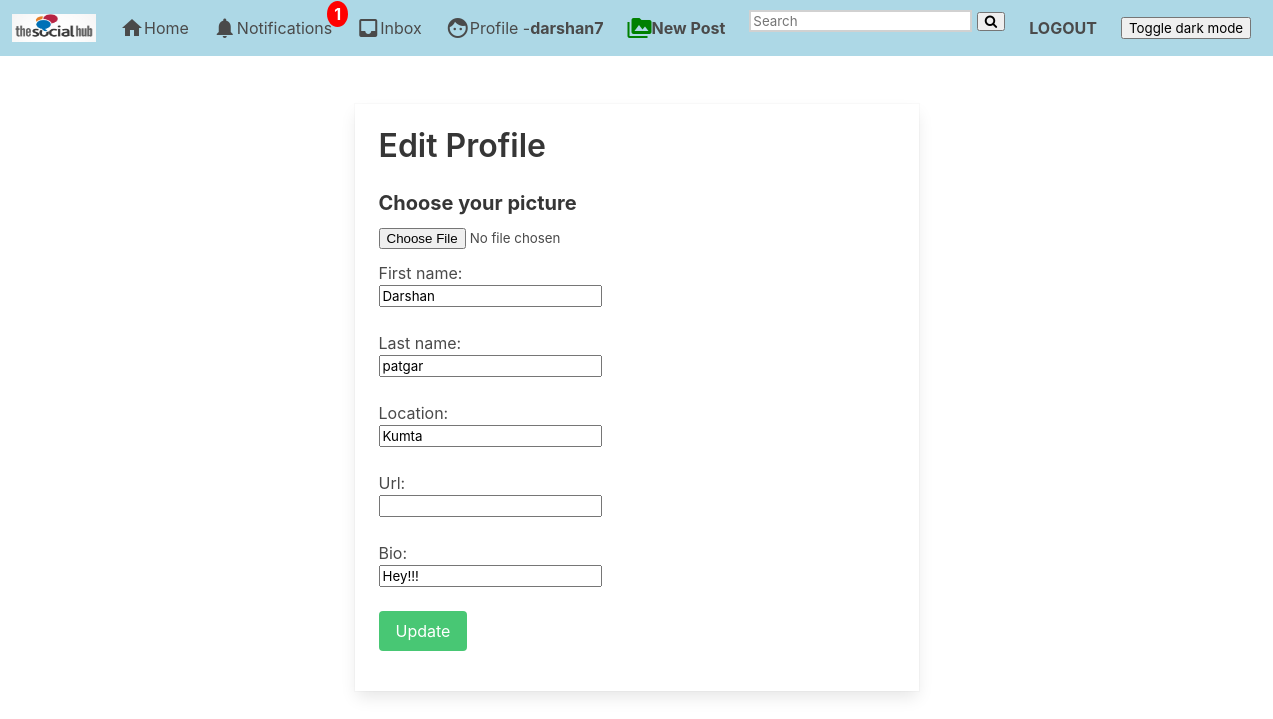
The page /profile/edit (signed in) on the database its author committed.
### authy/models.py (models this page shows, shortened)
class Profile(models.Model):
	user = models.OneToOneField(User, on_delete=models.CASCADE, related_name='profile')
	first_name = models.CharField(max_length=50, null=True, blank=True)
	last_name = models.CharField(max_length=50, null=True, blank=True)
	location = models.CharField(max_length=50, null=True, blank=True)
	url = models.CharField(max_length=80, null=True, blank=True)
	profile_info = models.TextField(max_length=150, null=True, blank=True)
	created = models.DateField(auto_now_add=True)
	favorites = models.ManyToManyField(Post)
	picture = models.ImageField(upload_to=user_directory_path, blank=True, null=True, verbose_name='Picture')

### authy/views.py (the view)
# urls.py: path('profile/edit', EditProfile, name='edit-profile'),
@login_required
def EditProfile(request):
	user = request.user.id
	profile = Profile.objects.get(user__id=user)
	print(profile.first_name)
	BASE_WIDTH = 400
	if request.method == 'POST':
		form = EditProfileForm(request.POST, request.FILES)
		if form.is_valid():
			profile.picture = form.cleaned_data.get('picture')
			profile.first_name = form.cleaned_data.get('first_name')
			profile.last_name = form.cleaned_data.get('last_name')
			profile.location = form.cleaned_data.get('location')
			profile.url = form.cleaned_data.get('url')
			profile.profile_info = form.cleaned_data.get('profile_info')
			profile.save()
			return redirect('index')
	else:
		form = EditProfileForm()
	context = {
		'form':form,
		'profile':profile
	}
	return render(request, 'edit_profile.html', context)

### authy/forms.py
class EditProfileForm(forms.ModelForm):
	picture = forms.ImageField(required=False)
	first_name = forms.CharField(widget=forms.TextInput(), max_length=50, required=False)
	last_name = forms.CharField(widget=forms.TextInput(), max_length=50, required=False)
	location = forms.CharField(widget=forms.TextInput(), max_length=25, required=False)
	url = forms.URLField(widget=forms.TextInput(), max_length=60, required=False)
	profile_info = forms.CharField(widget=forms.TextInput(), max_length=260, required=False)
	class Meta:
		model = Profile
		fields = ('picture', 'first_name', 'last_name', 'location', 'url', 'profile_info')

### direct/views.py (called while the page is built)
def checkDirects(request):
	directs_count = 0
	if request.user.is_authenticated:
		directs_count = Message.objects.filter(user=request.user, is_read=False).count()
	return {'directs_count':directs_count}

### notifications/views.py (called while the page is built)
def CountNotifications(request):
	count_notifications = 0
	if request.user.is_authenticated:
		count_notifications = Notification.objects.filter(user=request.user, is_seen=False).count()
	return {'count_notifications':count_notifications}

### social_book/templates/edit_profile.html (shortened to what this page needs)
{% extends 'base.html' %}
{% load static %}
{% block content %}
<div class="columns is-mobile">
  <div class="column is-half is-offset-one-quarter">
    <div class="card">
    <div class="card-content">
    <form method="post" enctype="multipart/form-data" action="" role="form">
    <h3 class="title is-3">Edit Profile</h3>
          <div class="field">
              <label class="label is-medium" >Choose your picture</label>
              <div class="file is-boxed">
                {{ form.picture }}
              </div>
          </div>
          <label for="id_first_name">First name:</label><br>
          <input type="text" value="{{  profile.first_name }}" name="first_name" id="id_first_name" class="blabla" maxlength="30" >
          <br><br>
          <label for="id_first_name">Last name:</label><br>
          <input type="text" value="{{  profile.last_name }}" name="last_name" id="id_last_name" class="blabla" maxlength="30" >
          <br><br>
          <label for="id_first_name"> Location:</label><br>
          <input type="text" value="{{  profile.location }}" name="location" id="location" class="blabla" maxlength="30" >
          <br><br>
          <label for="id_first_name">Url:</label><br>
          <input type="text" value="{{  profile.url }}" name="url" id="url" class="blabla" maxlength="30" >
          <br><br>
          <label for="id_first_name">Bio:</label><br>
          <input type="text" value="{{  profile.profile_info }}" name="profile_info" id="url" class="blabla" maxlength="30" >
          <br><br>
      <div class="field">
      <p class="control">
        <button type="submit" value="login" class="button is-success">
          Update
        </button>
      </p>
    </div>
    </form>
  </div>
</div>
  </div>
</div>
{% endblock %}

### social_book/templates/base.html (shortened to what this page needs)
{% load static %}
<!DOCTYPE html>
<html>
  <head>
    <link rel="stylesheet" href="https://cdnjs.cloudflare.com/ajax/libs/font-awesome/4.7.0/css/font-awesome.min.css">
    <link rel="stylesheet" href="{% static 'css/bulma.min.css' %}">
    <link rel="stylesheet" href="{% static 'css/style.css' %}">
  </head>
  <body >
  <nav style="background-color: lightblue; " class="navbar" role="navigation" aria-label="main navigation" >
  <div class="navbar-brand">
    <a class="navbar-item" href="">
      <img src="{% static 'img/as.jpeg' %}" width="84" height="64">
    </a>
  </div>
  <div id="navbarBasicExample" class="navbar-menu">
    <div class="navbar-start">
      <a href="{% url 'index' %}" class="navbar-item">
        <i class="material-icons">home</i>
        Home
      </a>
      <a href="{% url 'show-notifications' %}" class="navbar-item">
        <i class="material-icons">notifications</i>
        Notifications
        {% if count_notifications %}
          <span class="badge">{{ count_notifications }}</span>
        {% endif %}
      </a>
      <a href="{% url 'inbox' %}" class="navbar-item">
        <i class="material-icons">inbox</i>
        Inbox
      </a>
      <a href="{% url 'profile' request.user %}" class="navbar-item">
        <i class="material-icons">face</i>
        Profile - <strong>{{ request.user }}</strong>
      </a>
        <a href="{% url 'newpost' %}" class="navbar-item">
          <i style="color: green;" class="material-icons">perm_media</i>
          <strong>New Post</strong>
        </a>
        <div class="navbar-item">
          <form name="myform" method="GET" action="{% url 'search' %}">
            <input autocomplete="off" style=" border: 2px solid #d1d1d1;" type="text" name="search" placeholder="Search" >
            <button type="submit"><i class="fa fa-search"></i></button>
          </form>
        </div>
          <a href="{% url 'logout' %}" class="navbar-item">
            <strong>LOGOUT</strong>
          </a>
        <a  class="navbar-item">
          <button  onclick="myFunction()" >Toggle dark mode</button>
        </a>
    </div>
  </div>
</nav>
      <section class="section">
        <div class="container">
          {% block content %}
          {% endblock %}
        </div>
      </section>
  </body>
</html>

### social_book/static/css/style.css (style rules this page uses)
.badge { position: absolute; top: 1px; right: -4px; padding: 1px 7px; border-radius: 50%; background: red; color: white; font-weight: bold; }
* { box-sizing:border-box }

### social_book/templates/base.html (style rules this page uses)
body { background-color: white; color: black; padding: 0; margin: 0; }

### rows shown on the page
Profile: first_name "Darshan", last_name "patgar", location "Kumta", profile_info "Hey!!!"

### other values the page prints
{{ count_notifications }} "1"
{{ request.user }} "darshan7"
